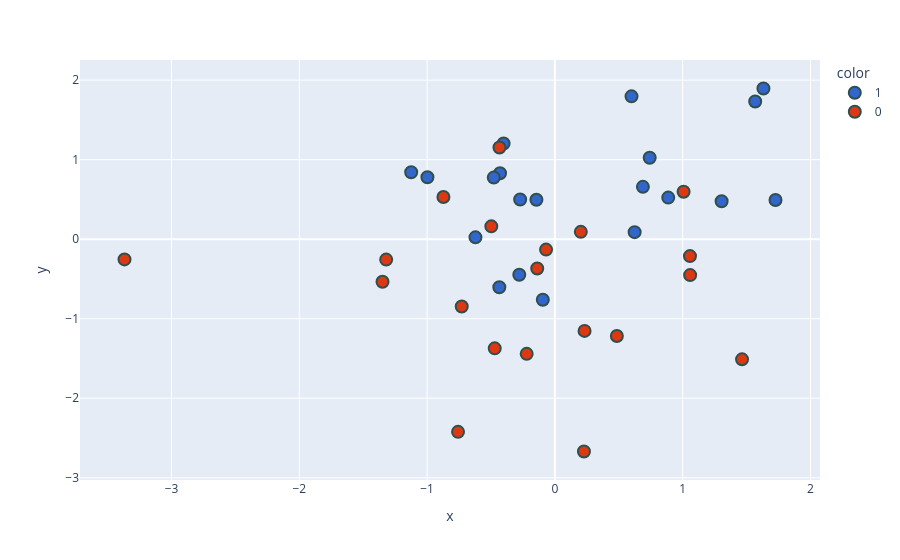

Write notebook code for a chart like this one.
### Code cell
# Convert PCA components from complex numbers to real numbers
# Your PCA calculation without scikit-learn probably uses something like: eigen_values, eigen_vectors = np.linalg.eig(covariance_matrix)
# np.linalg.eig() can sometimes return complex numbers, even when the imaginary part is just tiny numerical noise.
new_df['PC1'] = np.real(new_df['PC1'])
new_df['PC2'] = np.real(new_df['PC2'])

# Convert target to string so Plotly treats it as categorical
new_df['target'] = new_df['target'].astype(str)

fig = px.scatter(
    x=new_df['PC1'],
    y=new_df['PC2'],
    color=new_df['target'],
    color_discrete_sequence=px.colors.qualitative.G10
)

fig.update_traces(
    marker=dict(
        size=12,
        line=dict(
            width=2,
            color='DarkSlateGrey'
        )
    ),
    selector=dict(mode='markers')
)

fig.show()

### Figure 1 — Plotly figure (JSON) as saved in the notebook; plotly's stock layout.template omitted (floating-point values rounded to 4 significant figures)
{"data": [{"hovertemplate": "color=1<br>x=%{x}<br>y=%{y}<extra></extra>", "legendgroup": "1", "marker": {"color": "#3366CC", "line": {"color": "DarkSlateGrey", "width": 2}, "size": 12, "symbol": "circle"}, "mode": "markers", "name": "1", "orientation": "v", "showlegend": true, "type": "scatter", "x": [0.5994, -0.2719, -0.6216, 1.567, -0.4015, 1.726, -0.4294, 0.8867, 0.6886, -0.4784, 1.305, 0.7417, -1.125, -0.4348, -0.2787, 1.632, -0.1446, 0.624, -0.9974, -0.09456], "xaxis": "x", "y": [1.796, 0.4982, 0.02311, 1.731, 1.203, 0.4925, 0.8293, 0.5227, 0.6581, 0.7744, 0.4766, 1.024, 0.8422, -0.6038, -0.4476, 1.895, 0.4949, 0.08837, 0.7789, -0.7616], "yaxis": "y"}, {"hovertemplate": "color=0<br>x=%{x}<br>y=%{y}<extra></extra>", "legendgroup": "0", "marker": {"color": "#DC3912", "line": {"color": "DarkSlateGrey", "width": 2}, "size": 12, "symbol": "circle"}, "mode": "markers", "name": "0", "orientation": "v", "showlegend": true, "type": "scatter", "x": [1.057, -1.32, -0.4708, -0.4337, 0.2273, 1.007, -0.8722, -3.368, -0.729, -0.06918, 0.4848, 1.058, 0.2028, -0.7579, -0.1383, -0.2208, 0.2321, 1.464, -1.349, -0.4975], "xaxis": "x", "y": [-0.2127, -0.257, -1.373, 1.153, -2.67, 0.596, 0.5307, -0.2546, -0.8465, -0.131, -1.218, -0.452, 0.09181, -2.423, -0.3684, -1.442, -1.153, -1.511, -0.5361, 0.1614], "yaxis": "y"}], "layout": {"legend": {"title": {"text": "color"}, "tracegroupgap": 0}, "margin": {"t": 60}, "xaxis": {"anchor": "y", "domain": [0, 1], "title": {"text": "x"}}, "yaxis": {"anchor": "x", "domain": [0, 1], "title": {"text": "y"}}}}
